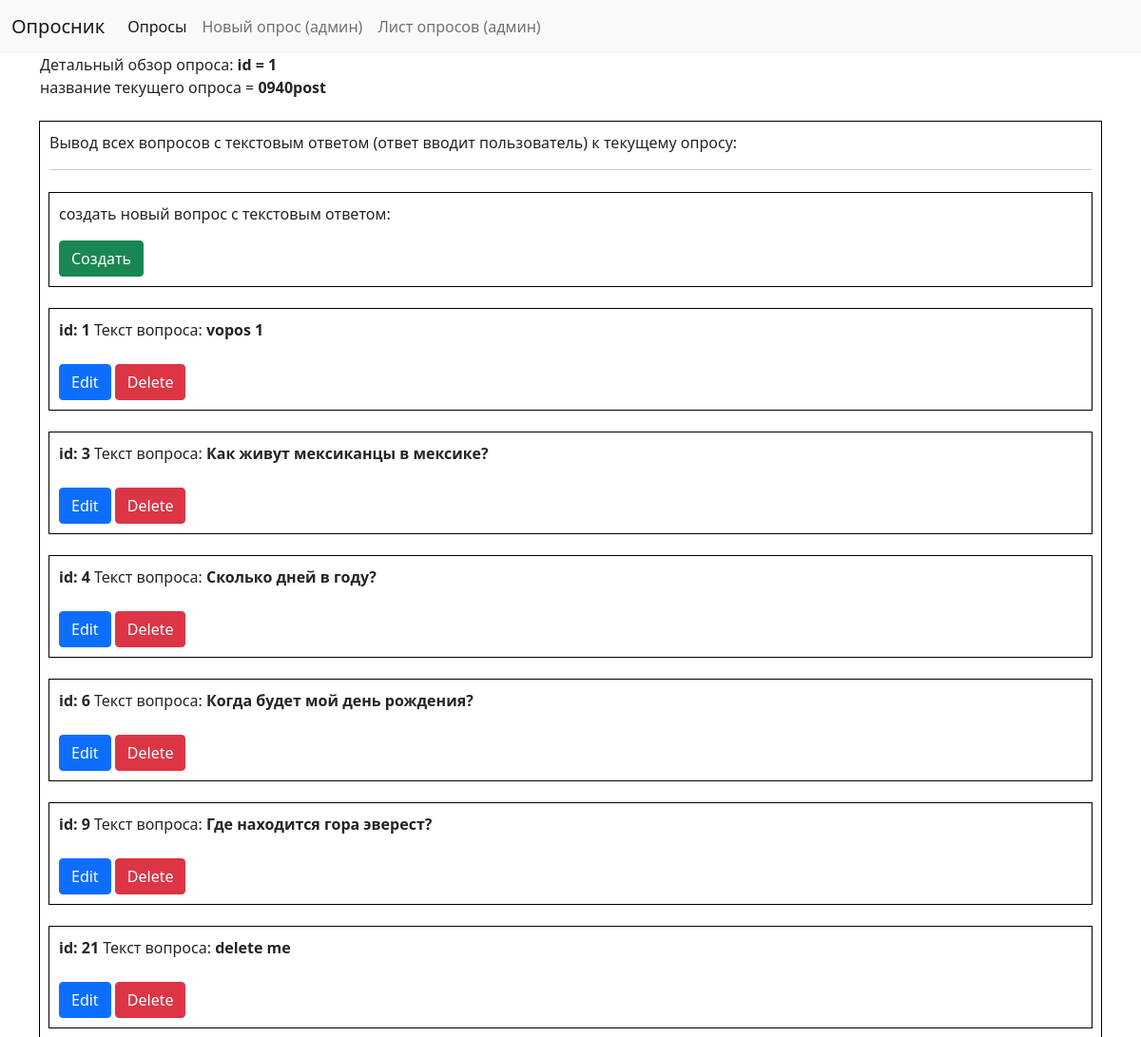
/opros_detailed/1, run on an earlier commit of the app's database.
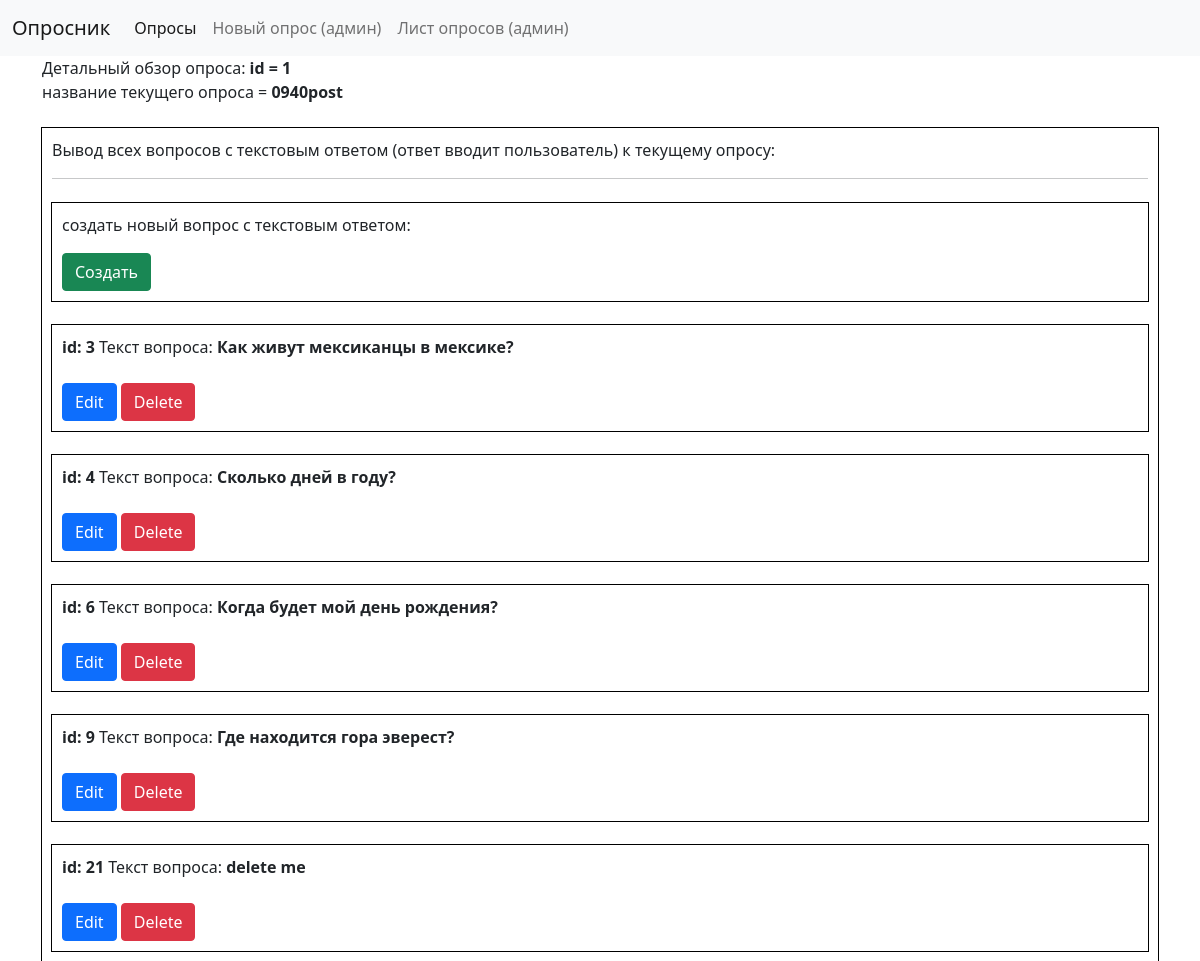
And on a later commit of the database.
### app/models.py (models this page shows, shortened)
class Opros(models.Model):
    creator = models.ForeignKey(User, related_name='user_id_like', on_delete=models.CASCADE)
    title = models.CharField(max_length=500)
    opisanie = models.CharField(max_length=900)
    date_of_start = models.DateField(blank=True, null=True)
    date_of_end = models.DateField(blank=True, null=True)
    blocked = models.BooleanField(default=False)

class Question_tekst(models.Model):
    opros_id = models.ForeignKey(Opros, on_delete=models.DO_NOTHING, related_name="question_for_opros")
    question_text = models.CharField(max_length=1000)
    question_answer = models.CharField(max_length=1000, blank=True, null=True) #здесь ошибка этого поля быть не должно, это ответ, в обьекте ответ

### app/views.py (the view)
# urls.py: path("opros_detailed/<int:opros_id>", views.opros_detailed, name="opros_detailed"),
def opros_detailed(request, opros_id):
    current_opros = Opros.objects.get(pk=opros_id)
    questions_tekst = current_opros.question_for_opros.all()
    return render(request, "app/opros_detailed.html",{
        "current_opros": current_opros,
        "questions_tekst": questions_tekst,
    })

### app/templates/app/opros_detailed.html (shortened to what this page needs)
{% extends "app/layout.html" %}
{% block body %}
    Детальный обзор опроса:
    <b>id = {{current_opros.id}}</b><br>
    название текущего опроса = <b>{{current_opros.title}}<br><br> </b>
    <div class="questions_tekst">
        <p>Вывод всех вопросов с текстовым ответом (ответ вводит пользователь) к текущему опросу:</p>
        <hr>
        {% if current_opros.date_of_start == None %}
            <div class="questions_tekst mt-4">
                <p>создать новый вопрос с текстовым ответом:</p>
                <a href="{% url 'new_vopros_text' current_opros.id %}" class="btn btn-success">Создать</a>
            </div>
        {% else %}
            <p class="mt-4">Здесь нельзя создать вопрос </p>
        {% endif %}
        {% for vopros in questions_tekst  %}
            <div class="questions_tekst mt-4">
                <b>id: {{vopros.id}}</b>
                Текст вопроса: <b>{{vopros.question_text}}</b>
                {% if current_opros.date_of_start == None %}
                    <div class="mt-4">
                        <a href="{% url 'edit_vopros_text' vopros.id %}" class="btn btn-primary">Edit</a>
                        <a href="{% url 'delete_vopros_text' vopros.id %}" class="btn btn-danger">Delete</a>
                    </div>
                {% else %}
                    <p class="mt-4">Нельзя изменить или удалить вопрос так как опрос имеет дату старта</p>
                {% endif %}
            </div>
        {% endfor %}
    </div>
{% endblock %}

### app/templates/app/layout.html (shortened to what this page needs)
{% load static %}
<!DOCTYPE html>
<html lang="en">
<head>
    <link href="https://cdn.jsdelivr.net/npm/bootstrap@5.0.2/dist/css/bootstrap.min.css" rel="stylesheet">
    <link href="{% static 'styles.css' %}" rel="stylesheet">
</head>
<body>
    <nav class="navbar navbar-expand-lg navbar-light bg-light">
    <div class="container-fluid">
        <a class="navbar-brand" href="/">Опросник</a>
        <div class="collapse navbar-collapse" id="navbarNavAltMarkup">
        <div class="navbar-nav">
            <a class="nav-link active" aria-current="page" href="/">Опросы</a>
            <a class="nav-link" href="{% url 'new_opros' %}">Новый опрос (админ)</a>
            <a class="nav-link" href="{% url 'list_admin' %}">Лист опросов (админ)</a>
        </div>
        </div>
    </div>
    </nav>
    <div class="container">
        <div class="body">
            {% block body %}
            {% endblock %}
        </div>
    </div>
</body>
</html>

### static/styles.css (style rules this page uses)
.questions_tekst { outline: black solid 1px; padding: 10px; }

What changed in the data, as far as the page shows it:
removed Question_tekst: id "1", question_text "vopos 1"
